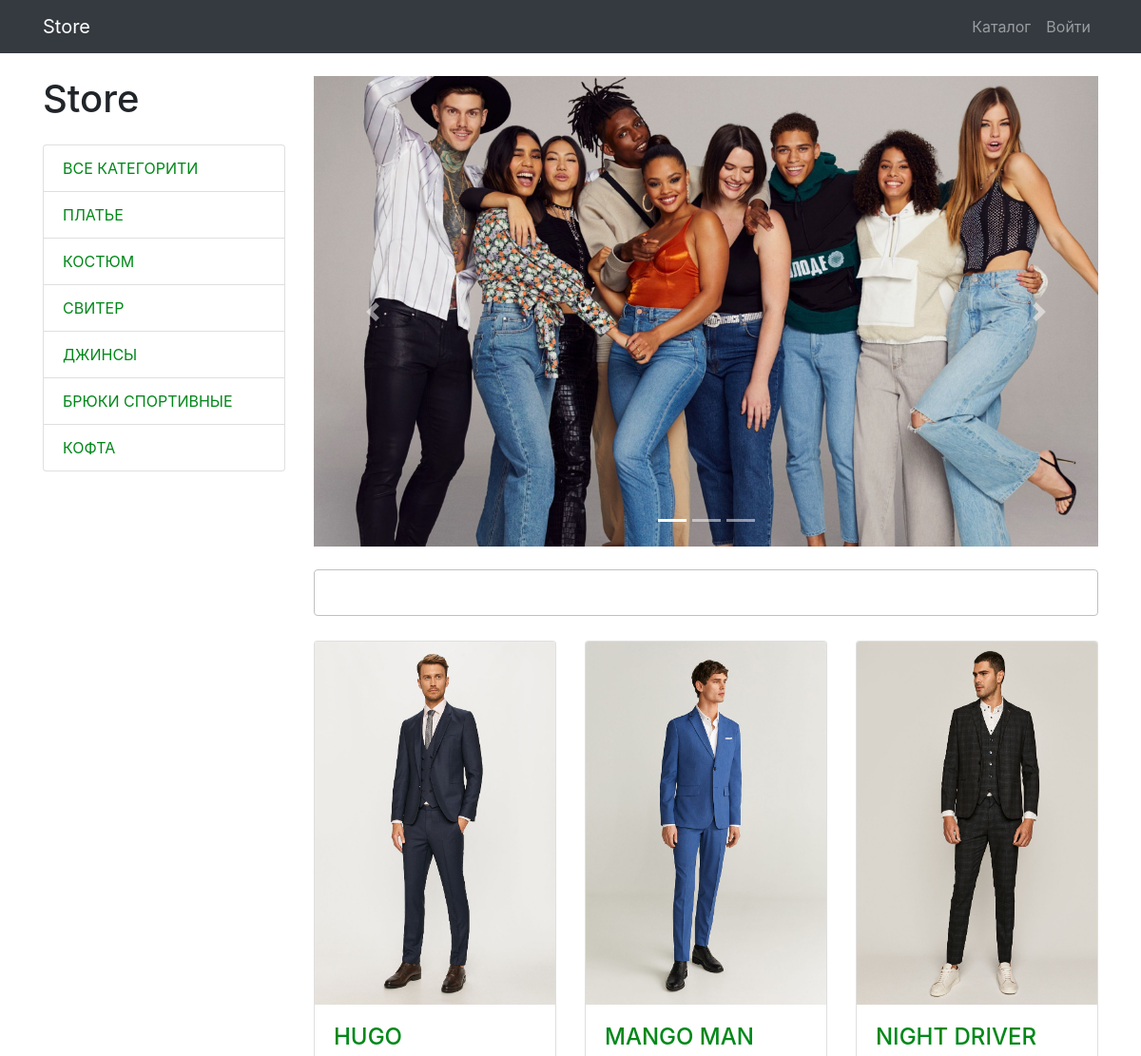
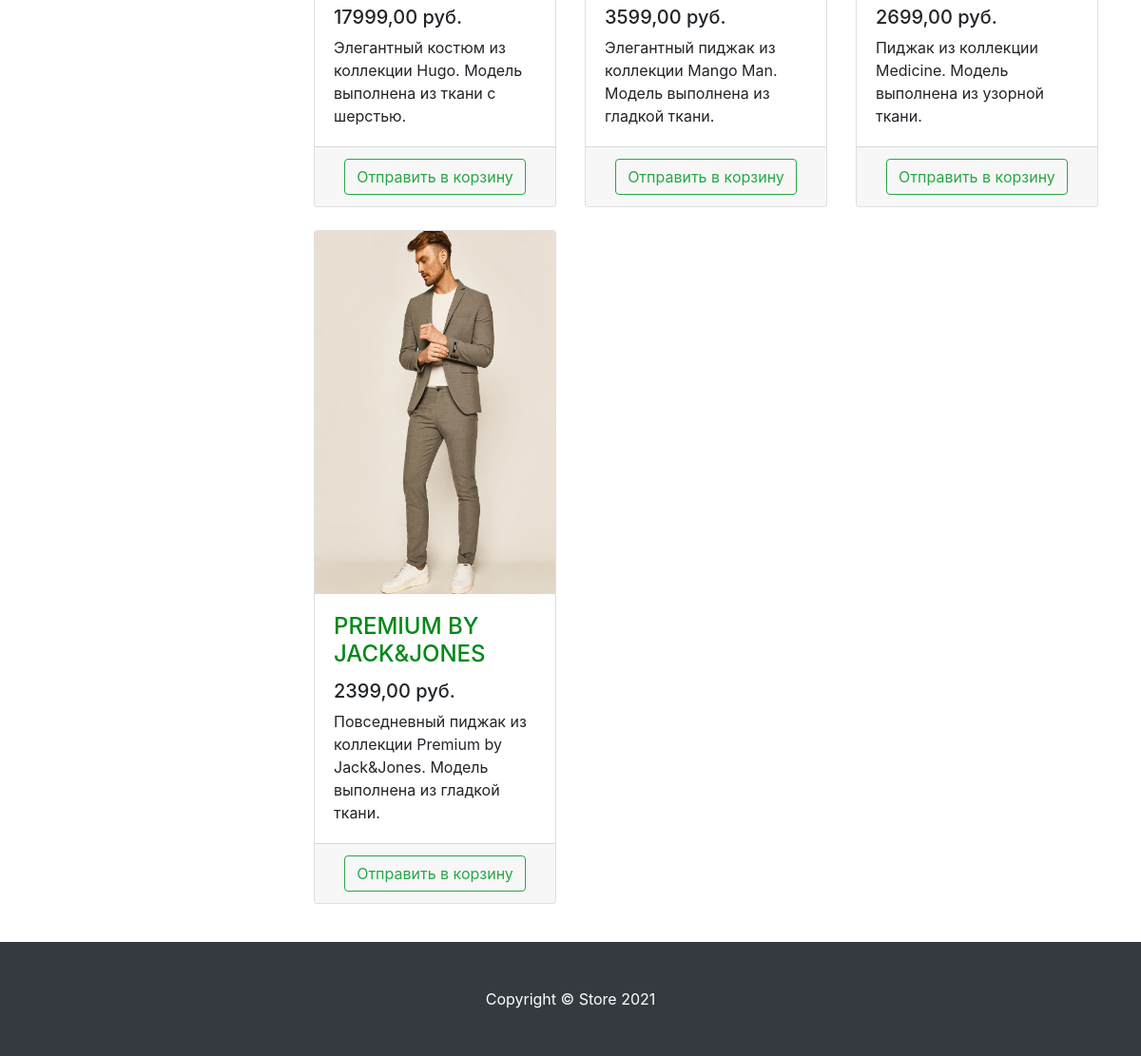
The app's page /products/2 with its own data (2 pictures, top to bottom).
### products/models.py (models this page shows, shortened)
class ProductCategory(models.Model):
    name = models.CharField(max_length=100, unique=True, verbose_name='Категория')
    description = models.TextField(blank=True, verbose_name='Описание катеории')
    class Meta:
        verbose_name = 'Категория'
        verbose_name_plural = 'Категории'

class Product(models.Model):
    name = models.CharField(max_length=256, verbose_name='Название товара')
    image = models.ImageField(upload_to='products_images', blank=True, verbose_name='Изображение')
    description = models.TextField(blank=True, verbose_name='Описание')
    short_description = models.CharField(max_length=100, blank=True, verbose_name='Краткое описание')
    price = models.DecimalField(max_digits=8, decimal_places=2, default=0, verbose_name='Цена')
    quantity = models.PositiveIntegerField(default=0, verbose_name='Количество')
    category = models.ForeignKey(ProductCategory, on_delete=models.CASCADE, verbose_name='Категория')
    class Meta:
        verbose_name = 'Товар'
        verbose_name_plural = 'Товары'

### products/views.py (the view)
# urls.py: path('products/', views.products, name='products'),
def products(request, category_id=None):
    search_query = request.GET.get("search", "")
    context = {
        'title': 'Market Place - Каталог',
        'categories': ProductCategory.objects.all(),
    }
    if category_id:
        products = Product.objects.filter(category_id=category_id)
    else:
        if search_query:
            products = Product.objects.filter(Q(name__icontains=search_query)|
                                              Q(short_description__icontains=search_query))
        else:
            products = Product.objects.all()
    paginator = Paginator(products, 6)  # Показать 3 товара на странице
    page_number = request.GET.get('page')
    page_obj = paginator.get_page(page_number)
    context.update({'products': page_obj})
    return render(request, 'products/products.html', context)

### products/templates/products/products.html (shortened to what this page needs)
{% extends 'products/base.html' %}
{% load static %}
{% block css %}
    <link href="{% static 'css/products.css' %}" rel="stylesheet">
{% endblock %}
{% block content %}
<div class="container">
    <div class="row">
        <div class="col-lg-3">
            <h1 class="my-4">Store</h1>
            <div class="list-group">
                <a href="{% url 'products' %}" class="list-group-item">Все категорити</a>
                {% for category in categories %}
                <a href="{% url 'category' category.id %}" class="list-group-item">{{ category.name }}</a>
                {% endfor %}
            </div>
        </div>
        <div class="col-lg-9">
            <div id="carouselExampleIndicators" class="carousel slide my-4" data-ride="carousel">
                <ol class="carousel-indicators">
                    <li data-target="#carouselExampleIndicators" data-slide-to="0" class="active"></li>
                    <li data-target="#carouselExampleIndicators" data-slide-to="1"></li>
                    <li data-target="#carouselExampleIndicators" data-slide-to="2"></li>
                </ol>
                <div class="carousel-inner" role="listbox">
                    <div class="carousel-item active">
                        <img class="d-block img-fluid" src="{% static 'vendor/img/slides/slide-1.jpg' %}" alt="First slide">
                    </div>
                </div>
                <a class="carousel-control-prev" href="#carouselExampleIndicators" role="button" data-slide="prev">
                    <span class="carousel-control-prev-icon" aria-hidden="true"></span>
                </a>
                <a class="carousel-control-next" href="#carouselExampleIndicators" role="button" data-slide="next">
                    <span class="carousel-control-next-icon" aria-hidden="true"></span>
                </a>
            </div>
            <div>
                <form action="{% url 'products' %}">
                    <input type="search" class="search" name="search">
                </form>
            </div>
            <div class="row">
                {% for product in products %}
                <div class="col-lg-4 col-md-6 mb-4">
                    <div class="card h-100">
                        <a href="#">
                            <img class="card-img-top"
                                 src="/media/{{ product.image }}"
                                 alt="">
                        </a>
                        <div class="card-body">
                            <h4 class="card-title">
                                <a href="#">{{ product.name }}</a>
                            </h4>
                            <h5>{{ product.price }} руб.</h5>
                            <p class="card-text">{{ product.short_description }}</p>
                        </div>
                        <div class="card-footer text-center">
                            <a href="{% url 'basket_add' product.id %}">
                            <button type="button" class="btn btn-outline-success">
                                Отправить в корзину
                            </button>
                            </a>
                        </div>
                    </div>
                </div>
                {% endfor %}
            </div>
        </div>
    </div>
</div>
<footer class="py-5 bg-dark">
    <div class="container">
        <p class="m-0 text-center text-white">Copyright &copy; Store 2021</p>
    </div>
</footer>
{% endblock %}

### products/static/css/products.css (style rules this page uses)
body { padding-top: 56px; }
a { color: #008819; }
.list-group-item { text-transform: uppercase; }
.search { width: 100%; margin: 0 0 26px; border: 1px solid #c0c0c0; border-radius: 0.25rem; padding: 10px 20px; box-sizing: border-box; font-size: 18px; }

### records on screen
ProductCategory: name "ПЛАТЬЕ"
ProductCategory: name "КОСТЮМ"
ProductCategory: name "СВИТЕР"
ProductCategory: name "ДЖИНСЫ"
ProductCategory: name "БРЮКИ СПОРТИВНЫЕ"
ProductCategory: name "КОФТА"
Product: image (picture), name "HUGO", price "17999,00", short_description "Элегантный костюм из коллекции Hugo. Модель выполнена из ткани с шерстью."
Product: image (picture), name "MANGO MAN", price "3599,00", short_description "Элегантный пиджак из коллекции Mango Man. Модель выполнена из гладкой ткани."
Product: image (picture), name "NIGHT DRIVER", price "2699,00", short_description "Пиджак из коллекции Medicine. Модель выполнена из узорной ткани."
Product: image (picture), name "PREMIUM BY JACK&JONES", price "2399,00", short_description "Повседневный пиджак из коллекции Premium by Jack&Jones. Модель выполнена из гладкой ткани."
